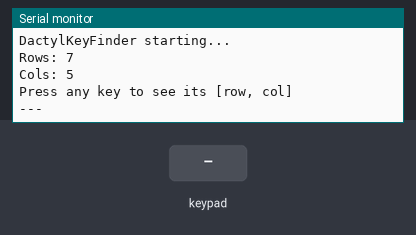
A sketch run on a simulated Arduino Uno, built for the host (arithmetic inside an expression is 32-bit, double 64-bit). Shown: the last lines printed to the serial monitor. Wiring (inferred from the names in the program): 7×5 keypad (labels assumed): rows pin 14, pin 15, pin 12, pin 16, pin 18, pin 8, pin 17; columns pin 11, pin 10, pin 9, pin 5, pin 6. Inputs (shaded band) come from the test bench.

Above: at 1.2 s.
1.3 s: key '1' pressed
At 2.5 s:
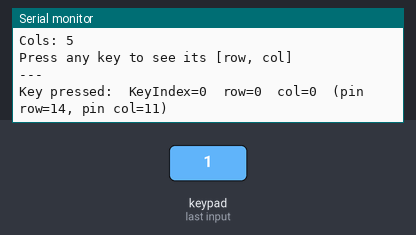
2.8 s: keypad keys 1 3 9 7 2 2 2 pressed 0.4 s apart
At 5.6 s:
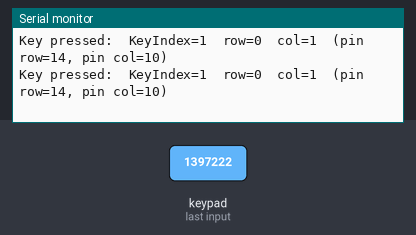
7.1 s: key '4' pressed
At 8.3 s:
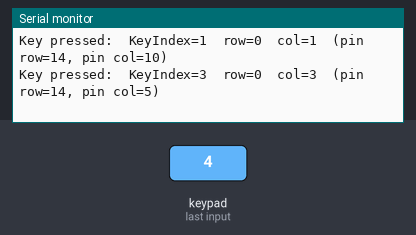
8.6 s: keypad keys 1 3 9 7 2 2 2 A pressed 0.4 s apart
At 12.7 s:
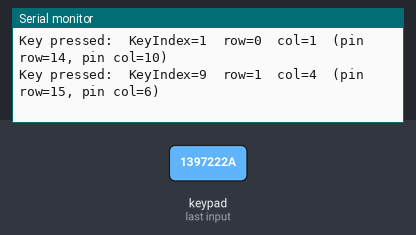
Timing chart, 0 to 14.2 s (numbered marks = the images above; inputs shaded):
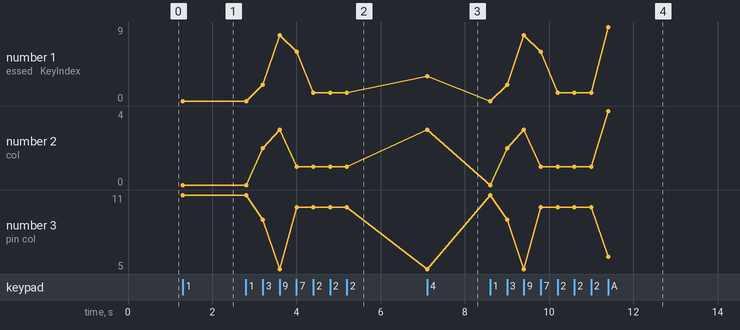

The sketch:

DactylKeyFinder.ino
```cpp
// DactylKeyFinder
// Scans the key matrix and prints the row and column of any pressed key over serial.
// No Bluetooth required. Select the correct pin configuration for your half below.

// ========== SELECT YOUR HALF ==========
// Uncomment ONE of the following:

#define RIGHT_HALF
// #define LEFT_HALF

// ========== PIN CONFIGURATION ==========

#ifdef RIGHT_HALF
// Right half: 5 rows x 7 cols
static const int COL_PINS[] = {11, 10, 9, 5, 6};
static const int ROW_PINS[] = {14, 15, 12, 16, 18, 8, 17};
static const int COL_COUNT = 5;
static const int ROW_COUNT = 7;
#endif

#ifdef LEFT_HALF
// Left half: 7 rows x 5 cols
static const int ROW_PINS[] = {5, 6, 8, 9, 10, 11, 12};
static const int COL_PINS[] = {18, 17, 16, 15, 14};
static const int ROW_COUNT = 7;
static const int COL_COUNT = 5;
#endif

// ========== STATE ==========

static bool keyStates[ROW_COUNT * COL_COUNT] = {false};
static bool previousKeyStates[ROW_COUNT * COL_COUNT] = {false};

// ========== SETUP ==========

void setup() {
  Serial.begin(115200);
  while (!Serial) { delay(10); }

  Serial.println("DactylKeyFinder starting...");
  Serial.print("Rows: "); Serial.println(ROW_COUNT);
  Serial.print("Cols: "); Serial.println(COL_COUNT);
  Serial.println("Press any key to see its [row, col]");
  Serial.println("---");

  for (int i = 0; i < ROW_COUNT; i++) {
    pinMode(ROW_PINS[i], OUTPUT);
    digitalWrite(ROW_PINS[i], LOW);
  }

  for (int i = 0; i < COL_COUNT; i++) {
    pinMode(COL_PINS[i], INPUT_PULLDOWN);
  }
}

// ========== LOOP ==========

void loop() {
  int key_index = 0;

  for (int row = 0; row < ROW_COUNT; row++) {
    digitalWrite(ROW_PINS[row], HIGH);
    delayMicroseconds(10);

    for (int col = 0; col < COL_COUNT; col++) {
      bool value = digitalRead(COL_PINS[col]);

      previousKeyStates[key_index] = keyStates[key_index];
      keyStates[key_index] = value;

      // Print on key press (transition from LOW to HIGH)
      if (value && !previousKeyStates[key_index]) {
        int keyNumber = row * COL_COUNT + col;

        Serial.print("Key pressed:");
        Serial.print("  KeyIndex=");
        Serial.print(keyNumber);
        Serial.print("  row=");
        Serial.print(row);
        Serial.print("  col=");
        Serial.print(col);
        Serial.print("  (pin row=");
        Serial.print(ROW_PINS[row]);
        Serial.print(", pin col=");
        Serial.print(COL_PINS[col]);
        Serial.println(")");
      }

      key_index++;
    }

    digitalWrite(ROW_PINS[row], LOW);
  }

  delay(5);
}
```

Measured:
- after the input at 1.3 s, the serial monitor: prints a new line at once (image 1)
- after the input at 2.8 s, the serial monitor: prints a new line after 0.40 s (image 2)
- after the input at 7.1 s, the serial monitor: prints a new line at once (image 3)
- after the input at 8.6 s, the serial monitor: prints a new line at once (image 4)
- plotted number 1: 0 → 1 after the input at 2.8 s, 1 → 3 after the input at 7.1 s, 3 → 9 after the input at 8.6 s
- plotted number 2: 0 → 1 after the input at 2.8 s, 1 → 3 after the input at 7.1 s, 3 → 4 after the input at 8.6 s
- plotted number 3: 11 → 10 after the input at 2.8 s, 10 → 5 after the input at 7.1 s, 5 → 6 after the input at 8.6 s
